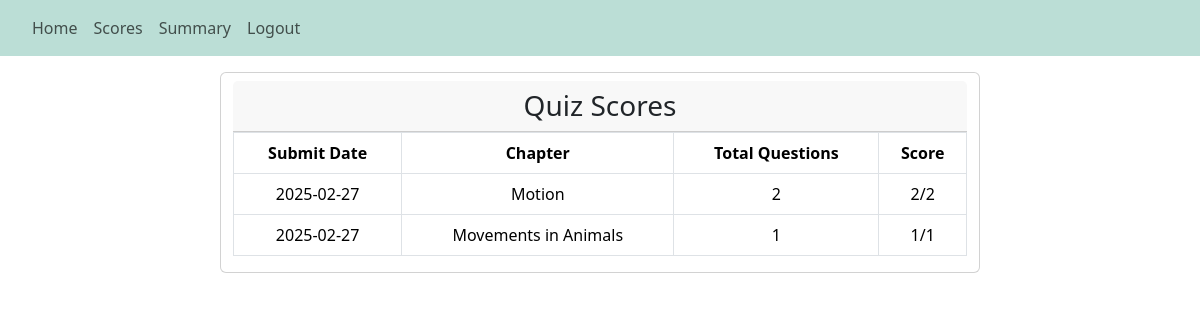
/user_scores (signed in), run on an earlier commit of the app's database.
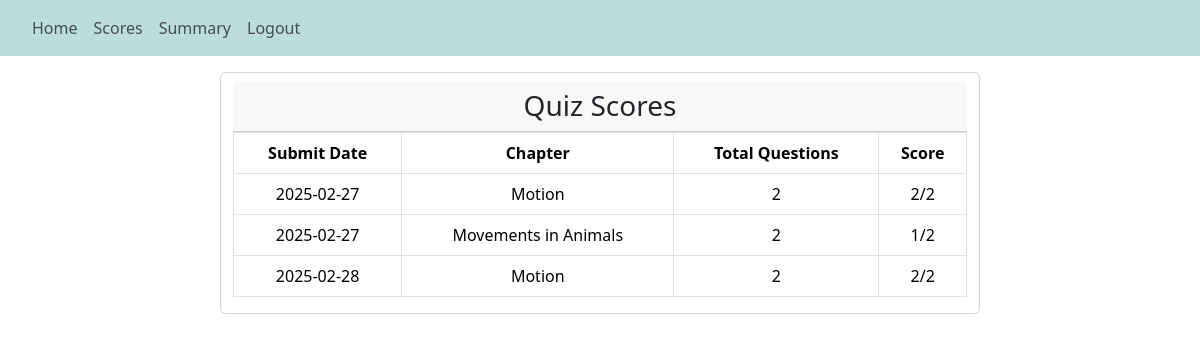
And on a later commit of the database.
### backend/models.py (models this page shows)
class Score(db.Model):
    __tablename__ = "score"
    id = db.Column(db.Integer, primary_key=True)
    user_id = db.Column(db.Integer, db.ForeignKey('user.id'), nullable=False)
    quiz_id = db.Column(db.Integer, db.ForeignKey('quiz.id'), nullable=False)
    score = db.Column(db.Integer, nullable=False)
    date = db.Column(db.String, nullable=False)

class Chapter(db.Model):
    __tablename__ = "chapter"
    id = db.Column(db.Integer, primary_key=True)
    name = db.Column(db.String(100), nullable=False)
    desc = db.Column(db.String(200), nullable=False, default="No Description")
    subject_id = db.Column(db.Integer, db.ForeignKey('subject.id'), nullable=False)
    quizzes = db.relationship('Quiz', backref='chapter', lazy=True)

### backend/controllers.py (the view)
@app.route('/user_scores')
@login_required
def user_scores():
    user_scores = Score.query.filter_by(user_id=current_user.id).all()
    score_data = []
    for score_entry in user_scores:
        quiz = Quiz.query.get(score_entry.quiz_id)
        if quiz:
            chapter = Chapter.query.get(quiz.chapter_id)
            if chapter:
                score_data.append({
                    'quiz_date': score_entry.date,
                    'chapter_name': chapter.name,
                    'score': score_entry.score,
                    'total_questions': len(quiz.questions)
                })
    return render_template('user_scores.html', user=current_user, scores=score_data)

### app.py (called while the page is built)
def start():
    quiz_app = Flask(__name__)
    quiz_app.config["SQLALCHEMY_DATABASE_URI"]="sqlite:///quiz_db.sqlite3"
    quiz_app.config["SECRET_KEY"] = "this_is_a_secret_for_quiz_app"
    db.init_app(quiz_app)
    quiz_app.app_context().push()
    quiz_app.debug = True
    db.create_all()
    create_admin()
    login_manager = LoginManager()
    login_manager.login_view = 'login'
    login_manager.init_app(quiz_app)
    @login_manager.user_loader
    def load_user(id):
        return User.query.get(int(id))
    print("Quiz app is running... ")

### templates/user_scores.html (shortened to what this page needs)
{% extends "base.html" %}  {% block nav %}
<nav class="navbar navbar-expand-lg navbar-light">
  <div class="collapse navbar-collapse mx-4" id="navbarSupportedContent">
    <ul class="navbar-nav mr-auto">
      <li class="nav-item active">
        <a class="nav-link" href="/user">Home</a>
      </li>
      <li class="nav-item">
        <a class="nav-link" href="/user_scores">Scores</a>
      </li>
      <li class="nav-item">
        <a class="nav-link" href="/user_summary">Summary</a>
      </li>
      <li class="nav-item">
        <a class="nav-link" href="/logout">Logout</a>
      </li>
    </ul>
  </div>
</nav>
{% endblock %} {% block content %}
<div class="container">
  <div class="row justify-content-center">
    <div class="card col-lg-8 mt-3 table-responsive">
      <h3 class="card-header text-center mt-2">Quiz Scores</h3>
      <table class="table table-bordered">
        <thead>
          <tr>
            <th class="text-center">Submit Date</th>
            <th class="text-center">Chapter</th>
            <th class="text-center">Total Questions</th>
            <th class="text-center">Score</th>
          </tr>
        </thead>
        <tbody>
          {% for score in scores %}
          <tr>
            <td class="text-center">{{ score.quiz_date }}</td>
            <td class="text-center">{{ score.chapter_name }}</td>
            <td class="text-center">{{ score.total_questions }}</td>
            <td class="text-center">{{ score.score }}/{{ score.total_questions }}</td>
          </tr>
          {% endfor %}
        </tbody>
      </table>
    </div>
  </div>
</div>
{% endblock %}

What changed in the data, as far as the page shows it:
added Score: quiz_date "2025-02-28"
Also different on the page:
new list line: "2025-02-27"
new list line: "Movements in Animals"
new list line: "2 1 / 2"
new list line: "Motion"
new list line: "2 2 / 2"
list line gone: "2025-02-27"
list line gone: "Movements in Animals"
list line gone: "1 1 / 1"
